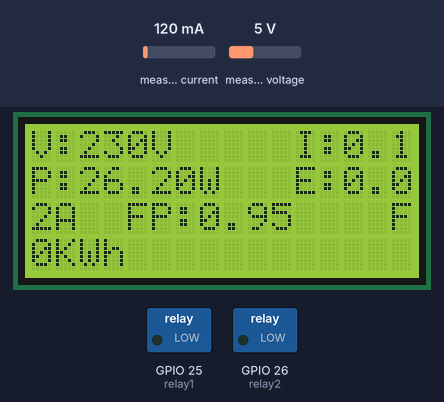
Simulated run of this sketch. Board: ESP32. Parts: 16×4 character LCD, switched loads named in the sketch (green lamp = pin HIGH). The inputs (shaded band) are chosen by the test bench; at power-on: measured current 120 mA, measured voltage 5 V (analog values on the 0–4095 scale). WiFi joins after 1.5 s; servers stay silent unless stated; uploads are accepted with an empty reply; what the sketch prints to the serial monitor is not drawn.

Above: at 2.7 s.
2.8 s: measured current set to 40 mA
At 5.8 s:
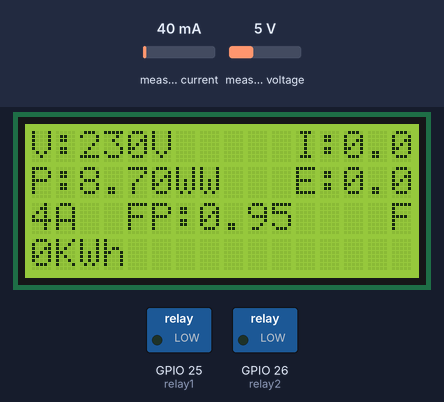
6.4 s: measured voltage set to 0.3 V
At 9.4 s:
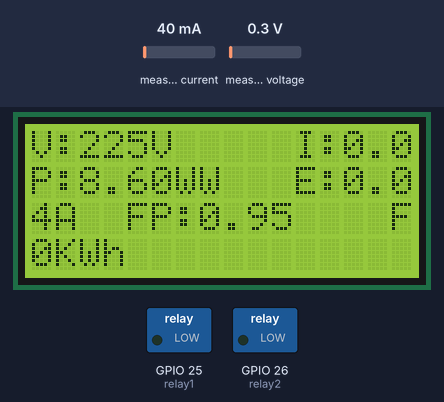
9.7 s: measured current set to 500 mA
At 11.9 s:
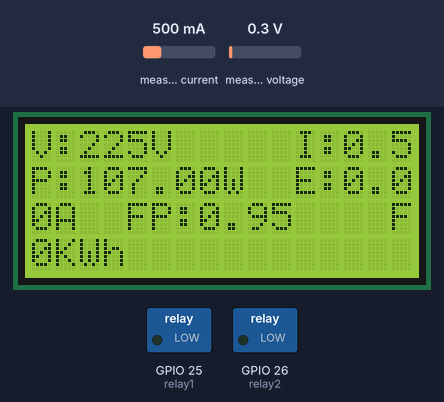
13.0 s: measured voltage set to 3.8 V
At 15.6 s:
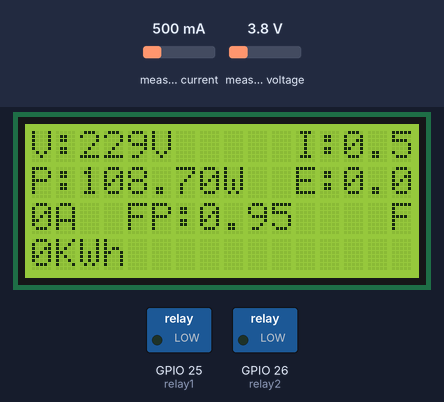
Timing chart, 0 to 17.1 s (numbered marks = the images above; inputs shaded):
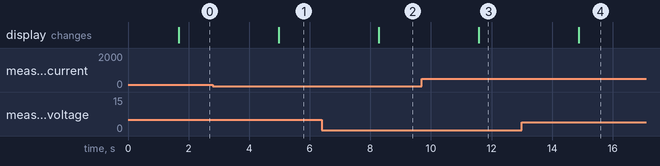

Measured:
- after the input at 2.8 s, the display: changes after 2.2 s (image 1)
- after the input at 6.4 s, the display: changes after 1.9 s (image 2)
- after the input at 9.7 s, the display: changes after 1.9 s (image 3)
- after the input at 13.0 s, the display: changes after 1.9 s (image 4)

The sketch:

esp32_program.ino
```cpp
#include <PZEM004Tv30.h>
#include <LiquidCrystal_I2C.h>
#include <WiFi.h>
#include <HTTPClient.h>

#define PZEM_RX_PIN 16
#define PZEM_TX_PIN 17
#define PZEM_SERIAL Serial1
const int relay1 = 25;
const int relay2 = 26;
const char* ssid = "MAJDOULINE";
const char* password = "majdouline2002@";
const char* host = "http://192.168.51.232:5000/post-data"; // Adresse de notre serveur Flask

PZEM004Tv30 pzem(PZEM_SERIAL, PZEM_RX_PIN, PZEM_TX_PIN);
LiquidCrystal_I2C lcd(0x27, 16, 4);

void setup() {
    pinMode(relay1, OUTPUT);
    pinMode(relay2, OUTPUT);

    analogReadResolution(12);
    Serial.begin(115200);
    lcd.init();
    lcd.backlight();
    lcd.setCursor(0, 0);
    lcd.print("V:");
    lcd.setCursor(11, 0);
    lcd.print("I:");
    lcd.setCursor(0, 1);
    lcd.print("P:");
    lcd.setCursor(11, 1);
    lcd.print("E:");
    lcd.setCursor(0, 2);
    lcd.print("FP:");
    lcd.setCursor(11, 2);
    lcd.print("F:");

    // Connexion au WiFi
    Serial.println();
    Serial.print("Connecting to ");
    Serial.println(ssid);
    WiFi.begin(ssid, password);
    while (WiFi.status() != WL_CONNECTED) {
        delay(500);
        Serial.print(".");
    }
    Serial.println("");
    Serial.println("WiFi connected");
    Serial.println("IP address: ");
    Serial.println(WiFi.localIP());
}

void loop() {
    float V = pzem.voltage();
    float I = pzem.current();
    float P = pzem.power();
    float E = pzem.energy();
    float F = pzem.frequency();
    float FP = pzem.pf();


    // Affichage sur le moniteur série
    Serial.print("\n I=");
    Serial.print(I);
    Serial.print(" A");
    Serial.print("\n V=");
    Serial.print(V);
    Serial.print(" V");
    Serial.print("\n P=");
    Serial.print(P);
    Serial.print(" W");
    Serial.print("\n E=");
    Serial.print(E);
    Serial.print("KWh");
    Serial.print("\n FP=");
    Serial.print(FP);
    Serial.print("");
    Serial.print("\n F=");
    Serial.print(F);
    Serial.print("Hz");

    // Affichage sur l'écran LCD
    lcd.setCursor(2, 0);
    lcd.print(V, 0);
    lcd.print("V");
    lcd.setCursor(13, 0);
    lcd.print(I, 2);
    lcd.print("A");
    lcd.setCursor(2, 1);
    lcd.print(P, 2);
    lcd.print("W");
    lcd.setCursor(13, 1);
    lcd.print(E, 2);
    lcd.print("KWh");
    lcd.setCursor(3, 2);
    lcd.print(FP, 2);
    lcd.setCursor(13, 2);
    lcd.print(F, 1);
    lcd.print("Hz");

    // Envoi des données au serveur Flask
    if (WiFi.status() == WL_CONNECTED) {
        HTTPClient http;
        String url = String(host) + "?V=" + V + "&I=" + I + "&P=" + P + "&E=" + E + "&FP=" + FP + "&F=" + F;
        http.begin(url);  // Connecter à l'URL du serveur Flask
        int httpResponseCode = http.GET();  // Envoie de la requête GET

        if (httpResponseCode > 0) {
            String response = http.getString();
            Serial.println(httpResponseCode);
            Serial.println(response);
        } else {
            Serial.print("Error on sending POST: ");
            Serial.println(httpResponseCode);
        }
        http.end();
    } else {
        Serial.println("WiFi Disconnected");
    }
   delay(3000);
}
```
